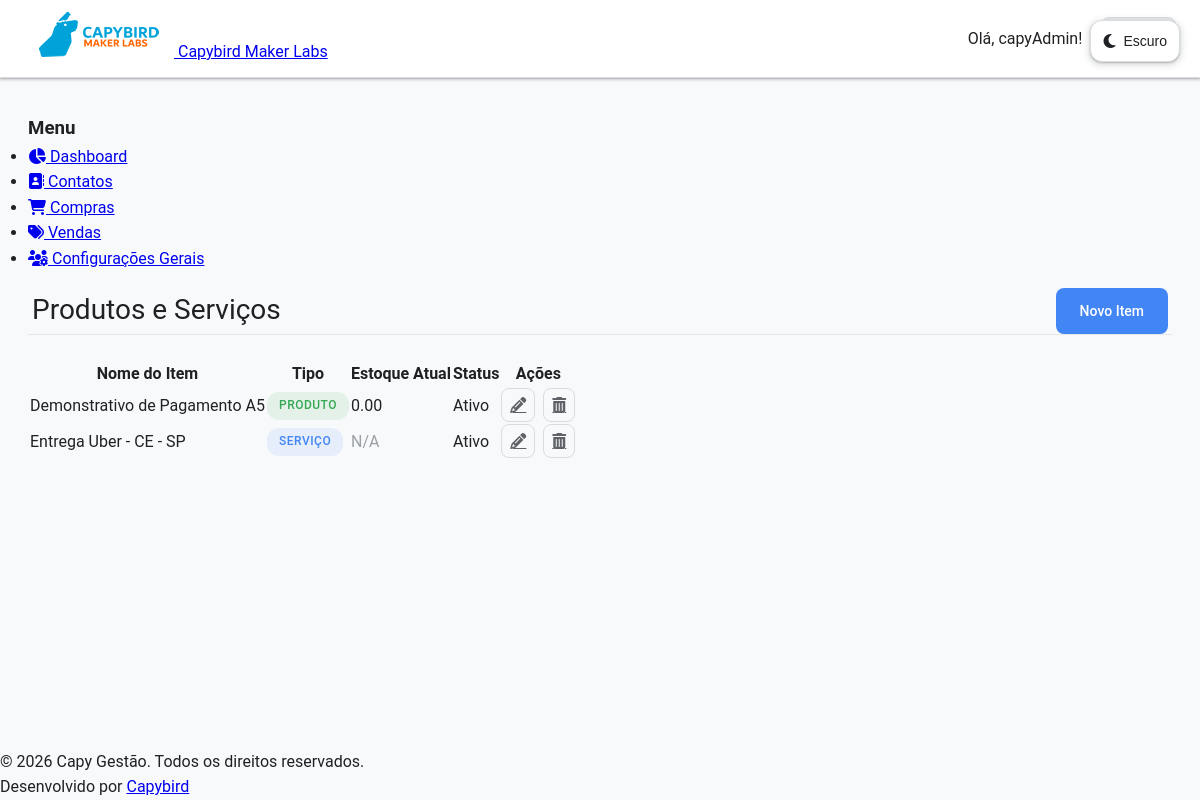
/inventario/ (signed in), run on the app's committed database.
### contacts/models.py (models this page shows, shortened)
class Contact(models.Model):
    class PersonType(models.TextChoices):
        INDIVIDUAL = "PF", _("Pessoa Física")
        LEGAL = "PJ", _("Pessoa Jurídica")
    class OrganizationType(models.TextChoices):
        SYSTEM_HOLDER = "HOLDER", _("Gestor do Sistema")  # A sua empresa
        CLIENT = "CLIENT", _("Cliente")  # As empresas clientes
        OTHER = "OTHER", _("Outro")  # Outros tipos de contato PJ
    name = models.CharField(max_length=255, verbose_name=_("Nome Completo"))
    email = models.EmailField(max_length=255, unique=True)
    phone = models.CharField(
        max_length=20,
        blank=True,
        null=True,
        verbose_name=_("Telefone"),
        validators=[
            RegexValidator(
                regex=r'^\+?1?\d{9,15}$',
                message=_("O número de telefone deve estar no formato: '+999999999'. Até 15 dígitos permitidos.")
            )
        ]
    )
    person_type = models.CharField(
        max_length=2,
        choices=PersonType.choices,
        default=PersonType.INDIVIDUAL,
        verbose_name=_("Tipo de Pessoa"),
        db_index=True,
    )
    document = models.CharField(
        max_length=18,
        unique=True,
        blank=True,
        null=True,
        verbose_name=_("CPF/CNPJ"),
        db_index=True,
    )
    is_active = models.BooleanField(default=True, verbose_name=_("Ativo"))
    user = models.OneToOneField(
        User,
        on_delete=models.SET_NULL,
        null=True,
        blank=True,
        verbose_name=_("Usuário Associado"),
        related_name="contact_profile",
    )
    company = models.ForeignKey(
        "self",
        on_delete=models.SET_NULL,
        null=True,
        blank=True,
        verbose_name="Empresa Associada (PJ)",
        limit_choices_to={
            "person_type": "PJ"
        },  # Garante que só PJs possam ser selecionadas aqui
    )
    created_at = models.DateTimeField(auto_now_add=True)
    updated_at = models.DateTimeField(auto_now=True)
    class Meta:
        verbose_name = "Contato"
        verbose_name_plural = "Contatos"
        ordering = ["name"]
    class OrganizationType(models.TextChoices):
        SYSTEM_HOLDER = "HOLDER", "Gestor do Sistema"  # A sua empresa
        CLIENT = "CLIENT", "Cliente"  # As empresas clientes
        OTHER = "OTHER", "Outro"  # Outros tipos de contato PJ
    organization_type = models.CharField(
        max_length=10,
        choices=OrganizationType.choices,
        default=OrganizationType.OTHER,
        verbose_name="Classificação da Organização",
        blank=True,
    )
    logo = models.ImageField(
        upload_to="logos/", null=True, blank=True, verbose_name="Logomarca da Empresa"
    )

### inventory/models.py (models this page shows, shortened)
class Item(models.Model):
    class ItemType(models.TextChoices):
        PRODUCT = "PROD", "Produto"
        SERVICE = "SERV", "Serviço"
    name = models.CharField(max_length=255, verbose_name="Nome do Item")
    description = models.TextField(blank=True, null=True, verbose_name="Descrição")
    item_type = models.CharField(
        max_length=4,
        choices=ItemType.choices,
        default=ItemType.PRODUCT,
        verbose_name="Tipo de Item",
    )
    stock_quantity = models.DecimalField(
        max_digits=10,
        decimal_places=2,
        default=0.00,
        verbose_name="Quantidade em Estoque",
    )
    is_active = models.BooleanField(default=True, verbose_name="Ativo")
    created_at = models.DateTimeField(auto_now_add=True)
    updated_at = models.DateTimeField(auto_now=True)
    class Meta:
        verbose_name = "Item (Produto/Serviço)"
        verbose_name_plural = "Itens (Produtos/Serviços)"
        ordering = ["name"]

### inventory/views.py (the view)
# urls.py: path("", ItemListView.as_view(), name="item_list"),
class ItemListView(LoginRequiredMixin, ListView):
    model = Item
    template_name = "inventory/item_list.html"
    context_object_name = "items"
    paginate_by = 10
    def get_context_data(self, **kwargs):
        context = super().get_context_data(**kwargs)
        context["title"] = "Produtos e Serviços"
        return context

### core_app/context_processors.py (called while the page is built, shortened)
def system_branding_processor(request):
    HOLDER_CACHE_KEY = "system_holder_branding"
    holder_data = cache.get(HOLDER_CACHE_KEY)
    if not holder_data:
        try:
            system_holder = Contact.objects.get(
                organization_type=Contact.OrganizationType.SYSTEM_HOLDER
            )
            holder_data = {
                "system_holder_name": system_holder.name,
                "system_holder_logo": system_holder.logo,
            }
            cache.set(HOLDER_CACHE_KEY, holder_data, 3600)
        except Contact.DoesNotExist:
            holder_data = {
                "system_holder_name": "CAPY GESTÃO",
                "system_holder_logo": None,
            }
    return holder_data

### templates/inventory/item_list.html (shortened to what this page needs)
{% extends 'app_base.html' %}
{% block app_content %}
<div class="management-header">
    <h1>{{ title }}</h1>
    <a href="{% url 'item_create' %}" class="btn btn-primary">Novo Item</a>
</div>
<div class="table-wrapper">
    <table>
        <thead>
            <tr>
                <th>Nome do Item</th>
                <th>Tipo</th>
                <th>Estoque Atual</th>
                <th>Status</th>
                <th>Ações</th>
            </tr>
        </thead>
        <tbody>
            {% for item in items %}
            <tr>
                <td>{{ item.name }}</td>
                <td>
                    <span class="badge {{ item.item_type|lower }}">{{ item.get_item_type_display }}</span>
                </td>
                <td>
                    {% if item.item_type == 'PROD' %}
                        {{ item.stock_quantity|floatformat:2 }}
                    {% else %}
                        <span class="text-muted">N/A</span>
                    {% endif %}
                </td>
                <td>{% if item.is_active %}Ativo{% else %}Inativo{% endif %}</td>
                <td class="action-buttons">
                    <a href="{% url 'item_update' item.pk %}" class="btn-icon btn-icon-edit" title="Editar Item">
                        <i class="fa-solid fa-pencil"></i>
                    </a>
                    <a href="{% url 'item_delete' item.pk %}" class="btn-icon btn-icon-delete" title="Excluir Item">
                        <i class="fa-solid fa-trash-can"></i>
                    </a>
                </td>
            </tr>
            {% empty %}
            <tr>
                <td colspan="5">Nenhum item cadastrado.</td>
            </tr>
            {% endfor %}
        </tbody>
    </table>
</div>
{% endblock %}

### templates/base.html (shortened to what this page needs)
{% load static %}
<!DOCTYPE html>
<html lang="pt-br" data-theme="light">
<head>
    <link rel="stylesheet" href="{% static 'css/style.css' %}">
    <link rel="stylesheet" href="https://cdnjs.cloudflare.com/ajax/libs/font-awesome/6.5.0/css/all.min.css">
</head>
<body>
    <header>
        <nav class="navbar">
            <div class="text-2xl font-bold tracking-wide text-center">
            <a href="{% url 'home' %}">
                {% if system_holder_logo %}
                    <img src="{{ system_holder_logo.url }}" alt="Logo de {{ system_holder_name }}" class="client-logo-img">
                    <span class="system-name-small">{{ system_holder_name }}</span>
                {% else %}
                    <strong class="text-blue-400">{{ system_holder_name|default:"CAPY GESTÃO" }}</strong>
                {% endif %}
            </a>
            </div>
            <div class="nav-menu">
                {% if user.is_authenticated %}
                    <span>Olá, {{ user.username }}!</span>
                    <form class="logout-form" action="{% url 'logout' %}" method="post">
                        <button type="submit" class="btn btn-secondary">Sair</button>
                    </form>
                {% else %}
					<a href="{% url 'login' %}" class="btn btn-primary">Entrar</a>
                {% endif %}
            </div>
        </nav>
    </header>
    <main class="container">
        {% block content %}
        {% endblock %}
    </main>
    <button class="theme-toggle" id="themeToggle" title="Alternar tema">
        <i class="theme-toggle-icon fas fa-moon" id="themeIcon"></i>
        <span id="themeText">Escuro</span>
    </button>
    <footer>
        <div class="mt-auto text-sm text-gray-400">
            <p>© 2026 Capy Gestão. Todos os direitos reservados.</p>
            <p>Desenvolvido por <a href="https://www.capybird.com.br" class="text-blue-400">Capybird</a></p>
        </div>
    </footer>
</body>
</html>

### data on the page
Contact: name "Capybird Maker Labs"
Item: name "Demonstrativo de Pagamento A5", item_type "PRODUTO", stock_quantity "0.00", is_active "Ativo"
Item: name "Entrega Uber - CE - SP", item_type "SERVIÇO", shows "N/A", is_active "Ativo"

### other printed values
{{ user.username }} "capyAdmin"
{{ title }} "Produtos e Serviços"
